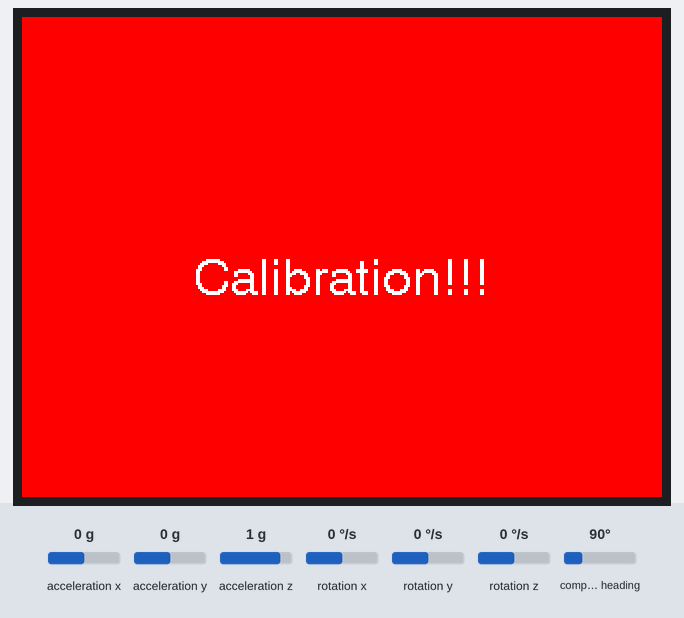
A sketch run on a simulated ESP32. Parts: 320×240 colour display. The inputs (shaded band) are chosen by the test bench; at power-on: acceleration x 0 g, acceleration y 0 g, acceleration z 1 g, rotation x 0 °/s, rotation y 0 °/s, rotation z 0 °/s, compass heading 90°. What the sketch prints to the serial monitor is not drawn.

Above: at 0.5 s.
At 6.7 s:
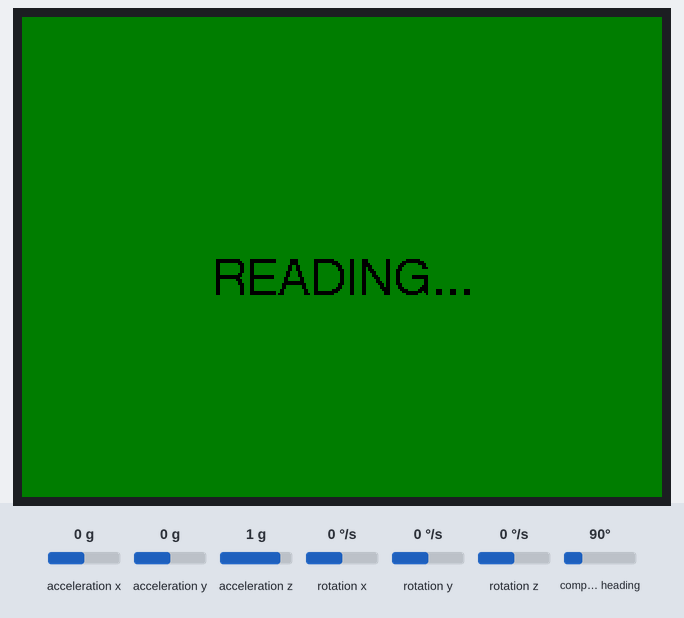
6.8 s: acceleration x set to -1.4 g
8.3 s: acceleration y set to -0.8 g
9.8 s: acceleration z set to -1.4 g
11.3 s: rotation x set to -192 °/s
Timing chart, 0 to 13.8 s (numbered marks = the images above; inputs shaded):
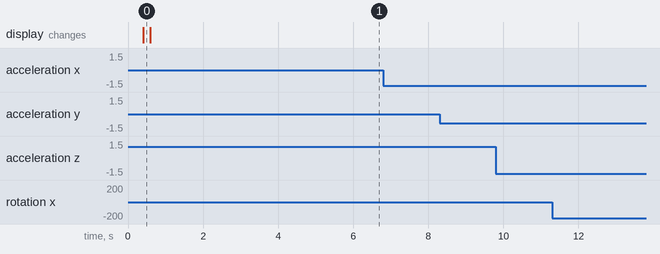

Measured:
- after the input at 6.8 s, every drawn part: stays the same
- after the input at 8.3 s, every drawn part: stays the same
- after the input at 9.8 s, every drawn part: stays the same
- after the input at 11.3 s, every drawn part: stays the same

The sketch:

Arduino_code.ino
```cpp
#include <Wire.h>
#include <Adafruit_Sensor.h>
#include <Adafruit_BNO055.h>
#include <TFT_eSPI.h>

// Fixed I2C pins for Arduino Mega 2560
// #define I2C_SDA 20
// #define I2C_SCL 21

Adafruit_BNO055 bno = Adafruit_BNO055(55); // Use the default Wire instance
TFT_eSPI tft = TFT_eSPI();

void setup() {
  Serial.begin(115200);
  displayInit();

  // Initialize Wire (not strictly necessary since it happens automatically)
  Wire.begin();

  // Initialize the BNO055 sensor
  if (!bno.begin()) {
    printString("No BNO055 detected", TFT_BLACK, TFT_YELLOW);
    while (1) {
      delay(10);
    }
  }

  delay(100);

  uint8_t system, gyro, accel, mag = 0;
  while ((accel != 3) || (mag != 3) || (gyro != 3)) {
    bno.getCalibration(&system, &gyro, &accel, &mag);
    Serial.print("Calibration Levels - ");
    Serial.print("System: "); Serial.print(system);
    Serial.print(", Gyro: "); Serial.print(gyro);
    Serial.print(", Accel: "); Serial.print(accel);
    Serial.print(", Mag: "); Serial.println(mag);
    printString("Calibration!!!", TFT_WHITE, TFT_RED);
    delay(100);
  }
  Serial.println("READING-----------------");
  printString("READING...", TFT_BLACK, TFT_DARKGREEN);
  delay(5000);
}

void loop() {
  // delay(8) To make sampling rate around 100hz
  delay(8);
  sensors_event_t  orientationData;
  bno.getEvent(&orientationData, Adafruit_BNO055::VECTOR_EULER);
  imu::Vector<3> acc = bno.getVector(Adafruit_BNO055::VECTOR_ACCELEROMETER);
  imu::Vector<3> mag = bno.getVector(Adafruit_BNO055::VECTOR_MAGNETOMETER);
  imu::Vector<3> gyr = bno.getVector(Adafruit_BNO055::VECTOR_GYROSCOPE);
  imu::Quaternion quat = bno.getQuat();


  char buffer[12];  // Enough to hold formatted float


  dtostrf(-acc.y(), 8, 4, buffer);
  Serial.print(buffer);
  Serial.print(", ");
  dtostrf(acc.x(), 8, 4, buffer);
  Serial.print(buffer);
  Serial.print(", ");
  dtostrf(acc.z(), 8, 4, buffer);
  Serial.print(buffer);

  Serial.print(", ");
  dtostrf(-mag.y(), 8, 4, buffer);
  Serial.print(buffer);
  Serial.print(", ");
  dtostrf(mag.x(), 8, 4, buffer);
  Serial.print(buffer);
  Serial.print(", ");
  dtostrf(mag.z(), 8, 4, buffer);
  Serial.print(buffer);

  Serial.print(", ");
  dtostrf(-gyr.y(), 8, 4, buffer);
  Serial.print(buffer);
  Serial.print(", ");
  dtostrf(gyr.x(), 8, 4, buffer);
  Serial.print(buffer);
  Serial.print(", ");
  dtostrf(gyr.z(), 8, 4, buffer);
  Serial.print(buffer);

  Serial.print(", ");
  Serial.print(millis());
  Serial.print(", ");
  Serial.print(orientationData.orientation.y, 4);
  Serial.print(", ");
  Serial.print(-orientationData.orientation.z, 4);
  Serial.print(", ");
  Serial.print(orientationData.orientation.x, 4);

  Serial.print(", ");
  Serial.print(quat.w(), 4);
  Serial.print(", ");
  Serial.print(quat.x(), 4);
  Serial.print(", ");
  Serial.print(quat.y(), 4);
  Serial.print(", ");
  Serial.print(quat.z(), 4);
  //
  Serial.println(' ');
}

void displayInit() {
  tft.begin();
  tft.setRotation(1);
  tft.setTextColor(TFT_WHITE, TFT_BLACK);
  tft.fillScreen(TFT_BLACK);
  tft.setSwapBytes(true);
  tft.setTextFont(4);
  tft.setTextDatum(MC_DATUM);
}

void printString(String text, uint16_t textColor, uint16_t bgColor) {
  tft.fillScreen(bgColor);
  tft.setTextColor(textColor, bgColor);
  tft.drawCentreString(text, tft.width() / 2, tft.height() / 2, 4);
}
```
